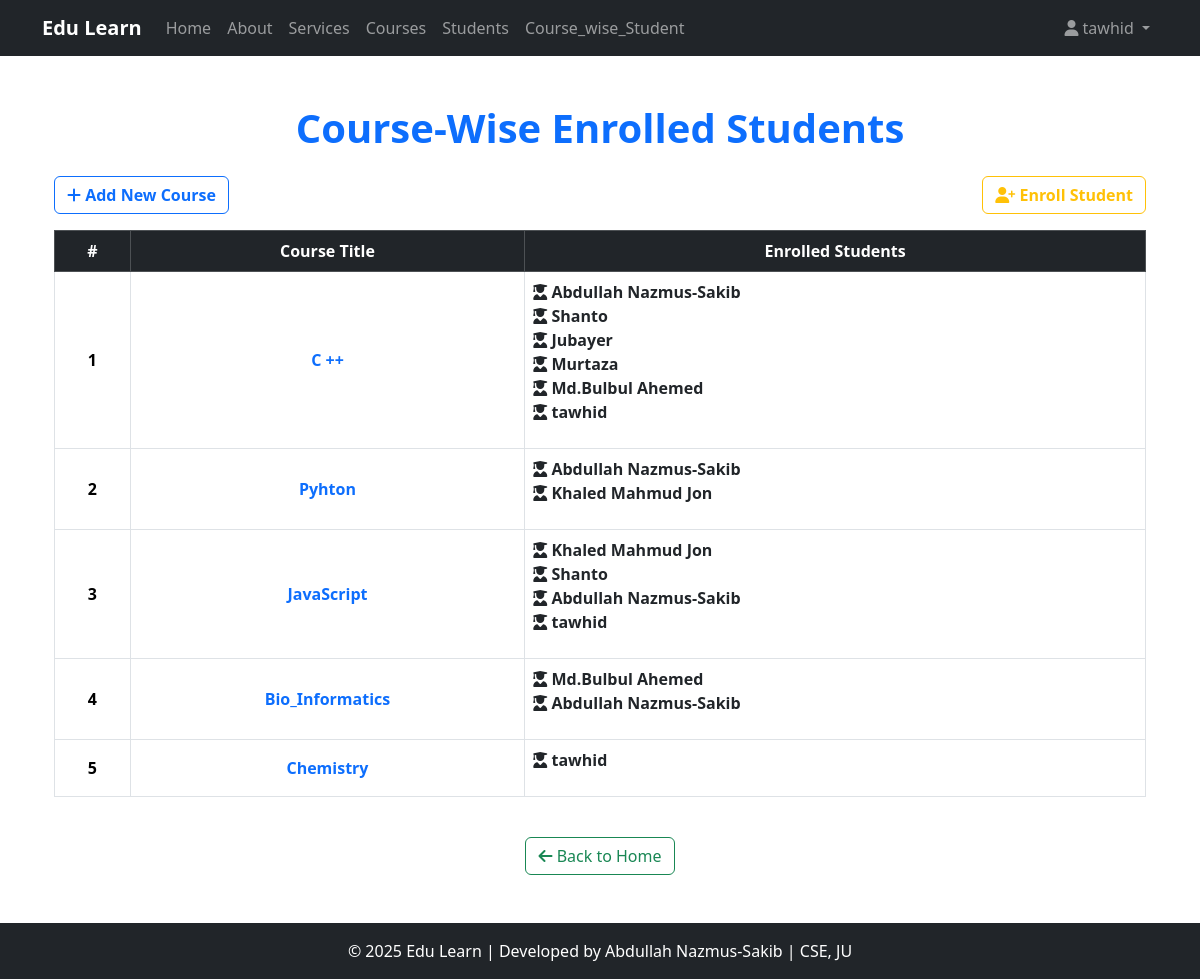
/Course_wise_Student/ (signed in), run on an earlier commit of the app's database.
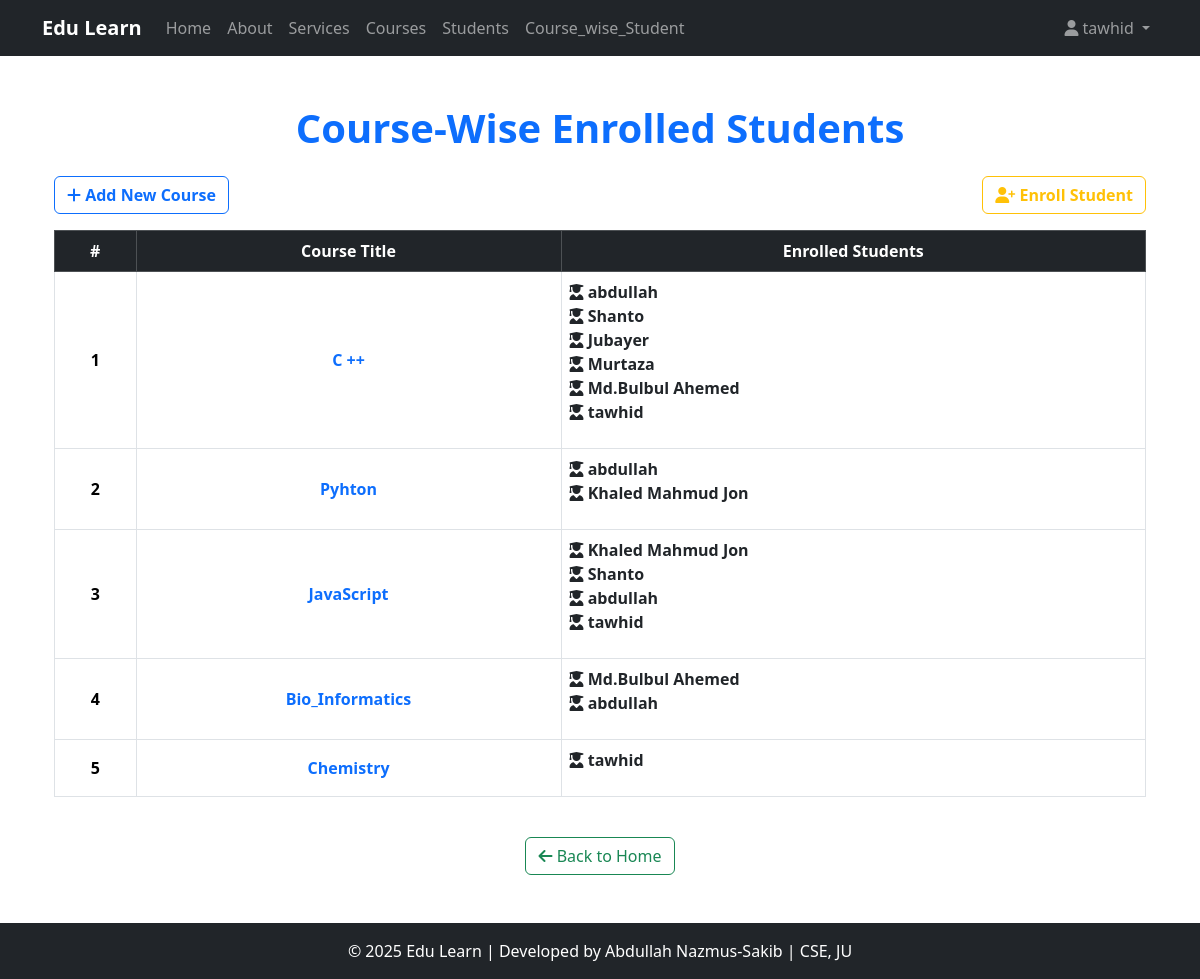
And on a later commit of the database.
### Course_app/models.py (models this page shows, shortened)
class Student(models.Model):
    user = models.OneToOneField(User, on_delete=models.CASCADE,null=True,blank=True)
    name = models.CharField(max_length=30)
    roll = models.IntegerField()
    email = models.EmailField(max_length=60,unique=True)
    enrolled_courses = models.ManyToManyField(Course, related_name="students")  # ✅ Changed related_name to plural
    completed_lesson = models.ManyToManyField(Lesson,related_name='completed_by',blank=True)

### Course_app/views.py (the view)
# urls.py: path('Course_wise_Student/',views.Course_wise_Student,name='Course_wise_Student'),
@login_required(login_url='login_user')
def Course_wise_Student(request):
    courses = Course.objects.all()
    context = {
        'courses':courses
    }
    return render(request,"Course_app/Course_wise_Student.html",context)

### templates/Course_app/Course_wise_Student.html (shortened to what this page needs)
{% extends 'Course_app/base.html' %}
{% block content %}
<div class="container">
    <div class="text-center mb-4">
        <h1 class="fw-bold text-primary">Course-Wise Enrolled Students</h1>
    </div>
    <div class="d-flex justify-content-between">
        <a href="{% url 'create_course' %}" class="btn btn-outline-primary fw-bold mb-3">
            <i class="fas fa-plus"></i> Add New Course
        </a>
        <a href="{% url 'Enroll_student' %}" class="btn btn-outline-warning fw-bold mb-3">
            <i class="fas fa-user-plus"></i> Enroll Student
        </a>
    </div>
    <div class="table-responsive">
        <table class="table table-bordered table-hover text-center align-middle">
            <thead class="table-dark">
                <tr>
                    <th>#</th>
                    <th>Course Title</th>
                    <th>Enrolled Students</th>
                </tr>
            </thead>
            <tbody>
                {% for course in courses %}
                <tr>
                    <td class="fw-bold">{{ forloop.counter }}</td>
                    <td class="text-primary fw-semibold">{{ course.title }}</td>
                    <td>
                        {% if course.students.all %}
                            <ul class="list-unstyled text-start">
                                {% for student in course.students.all %}
                                <li>
                                    <a href="{% url 'individual_student_detail' student.id %}" class="text-decoration-none fw-bold text-dark">
                                        <i class="fas fa-user-graduate"></i> {{ student.name }}
                                    </a>
                                </li>
                                {% endfor %}
                            </ul>
                        {% else %}
                            <span class="text-muted">No students enrolled</span>
                        {% endif %}
                    </td>
                </tr>
                {% empty %}
                <tr>
                    <td colspan="4" class="text-center text-danger fw-bold">No courses found.</td>
                </tr>
                {% endfor %}
            </tbody>
        </table>
    </div>
    <div class="d-flex justify-content-center mt-4">
        <a href="{% url 'course_list' %}" class="btn btn-outline-success">
            <i class="fas fa-arrow-left"></i> Back to Home
        </a>
    </div>
</div>
{% endblock content %}

What changed in the data, as far as the page shows it:
changed Student: name "Abdullah Nazmus-Sakib" → "abdullah"
